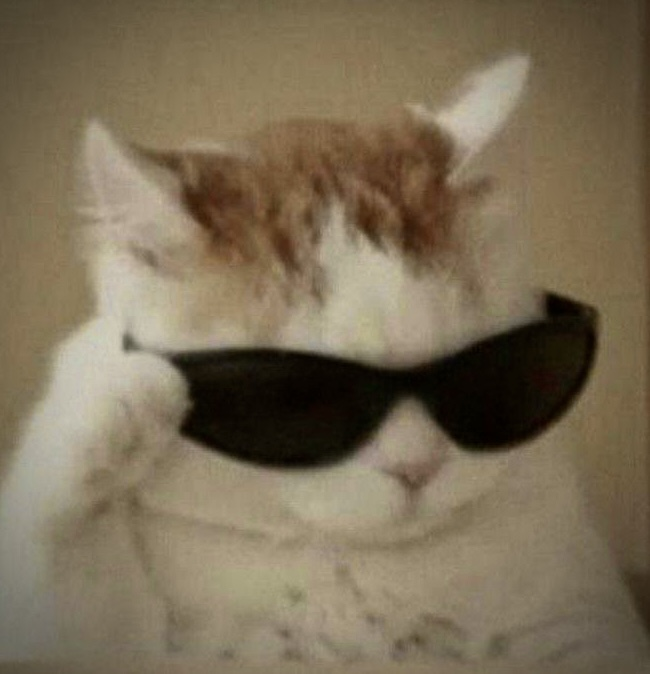
#> input picture pfp.jpg, 650 x 674 px
$ python test.py
#> lines starting #> are read from the running program, lines starting #| are printed output that depends on the picture
### encryption.py
from compress import keySum, keys, compress, decompress
import numpy as np

keyArray = []


def dictKey(key):
  return {value: index for index, value in enumerate(key)}


for i in keySum:
  for j in keys:
    keyArray.append(i + j)
    keyArray.append(i - j)
keyArray = np.array(list(set(keyArray)))
keylen = keyArray.shape[0]


def genKey():
  key = np.arange(0, 65536, 1)
  np.random.shuffle(key)
  return key[0:keylen]


def addSalt(data):
  byteData = bytearray(data)
  result = []

  for i in range(0, len(byteData)):
    result.append(byteData[i])
    result.append(np.random.random_integers(0, 255))

  return bytes(result)


def removeSalt(data):
  byteData = bytearray(data)
  result = [byteData[i] for i in range(0, len(byteData), 2)]

  return bytes(result)


def encrypt(data, key):
  data = addSalt(data)
  data, seqdata, length = compress(data)
  result = []
  keySize = len(key)
  dictKeyArray = dictKey(keyArray)

  indicies = [(dictKeyArray[b]+offset) %
              keySize for offset, b in enumerate(data)]

  result = key[indicies]
  return result, seqdata, length


def decrypt(data, seqdata, length, key):
  result = []
  key = dictKey(key)

  indicies = [(key[b]-offset) %
              keylen for offset, b in enumerate(data)]

  result = keyArray[indicies]

  result = decompress(result, seqdata, length)
  result = removeSalt(result)

  return result

### compress.py
from itertools import combinations

keys = [2**i for i in range(0, 16)]

keyPeer = list(combinations(keys, 2))
keySum = [i+j for i, j in keyPeer]


def findPeer(x):
  return keyPeer[keySum.index(x)]


def findFromKey(x):
  return keys.index(x)


def fourbitArray(x):
  x = bytearray(x)
  result = []
  fourbitMask = 0b1111

  for i in x:
    result.append(i >> 4)
    result.append(i & fourbitMask)
  return result


def fromFourbitArray(x):
  result = []

  for i in range(1, len(x), 2):
    result.append((x[i-1] << 4) | x[i])
  return bytes(result)


def compress(x):
  x = fourbitArray(x)
  x.extend([0 for _ in range((3-(len(x) % 3)) % 3)])

  data = []
  seqdata = []
  for i in range(2, len(x), 3):
    A = x[i-2]
    B = x[i-1]
    C = x[i]

    comseq = True
    abseq = True

    if A == B:
      comseq = False
      B = (B+1) % 16
    else:
      abseq = (A < B)

    A = keys[A]
    B = keys[B]
    C = keys[C]

    S = A+B+C
    Z = A+B-C

    seqdata.append((comseq, abseq))
    data.append(S)
    data.append(Z)

  return data, seqdata, len(x)


def decompress(data, seqdata, length):
#> called with length = 36
  result = []
  for i, seq in enumerate(seqdata):
    S = data[i * 2]
    Z = data[i * 2+1]
    comseq, abseq = seq

    C = (S - Z)/2
    AB = S - C
    peer = findPeer(AB)
    A = min(peer[0], peer[1])
    B = max(peer[0], peer[1])

    if not abseq:
      tmp = B
      B = A
      A = tmp

    if comseq:
      result.append(findFromKey(A))
      result.append(findFromKey(B))
      result.append(findFromKey(C))
    else:
      result.append(findFromKey(A))
      result.append((findFromKey(B)-1) % 16)
      result.append(findFromKey(C))

  return fromFourbitArray(result[0:length])

### test.py
from PIL import Image
from compress import compress, decompress
from encryption import dictKey, encrypt, decrypt, genKey
import numpy as np
import matplotlib.pyplot as plt

originData = b"hello!lliaaassasf"
data, seqdata, length = compress(originData)
result = (decompress(data, seqdata, length))

print(data)
print(seqdata)

print(originData.decode("ascii"))


key = genKey()
data, seqdata, length = encrypt(originData, key)
decrypted = decrypt(data, seqdata, length, key)

print(data)
print(decrypted.decode("ascii"))


image = np.array(Image.open("pfp.jpg"))
#> image is the input picture: shape (674, 650, 3); mean R, G, B 123, 109.4, 85.8
shape = image.shape
#> shape = (674, 650, 3)
image = image.flatten()
imglen = image.size
#> imglen = 1314300

data, seqdata, length = encrypt(image, key)
#> seqdata = 1752400 items; length = 5257200
decrypted = decrypt(data, seqdata, length, key)
encryptedImage = ((data[:imglen] / 65535)*255)
encryptedImage = Image.fromarray(encryptedImage.reshape(shape).astype("uint8"))
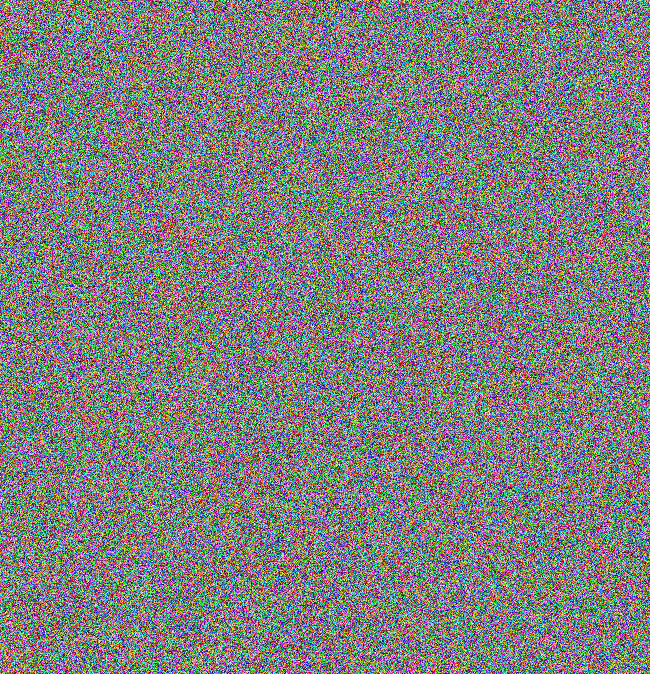
#> encryptedImage: PIL image 650x674 RGB; mean R, G, B 126.8, 126.8, 126.6
decryptedImage = Image.fromarray(np.array(bytearray(decrypted)).reshape(shape))

fig, axes = plt.subplots(1, 2, figsize=(10, 5))

axes[0].imshow(encryptedImage)
axes[0].axis('off')
axes[0].set_title('Encrypted Image')

axes[1].imshow(decryptedImage)
axes[1].axis('off')
axes[1].set_title('Decrypted Image')

plt.show()
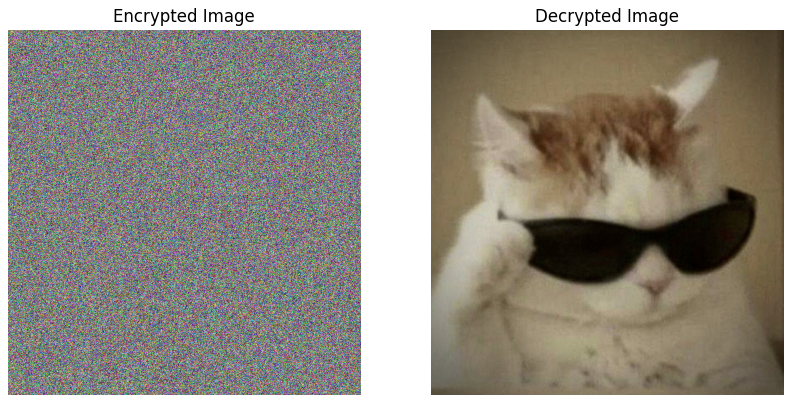
#> figure drawn by matplotlib, 2 panels
